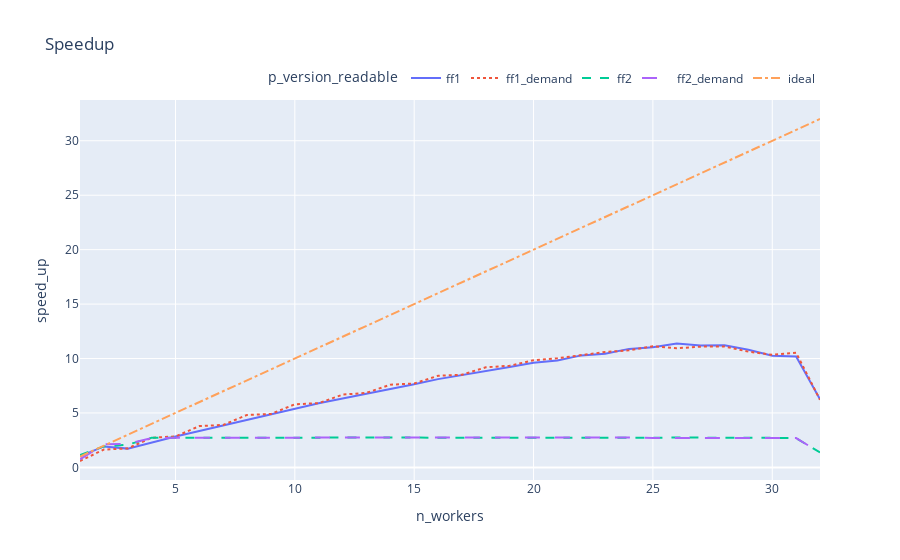

The cell this chart's notebook holds for it:
### Markdown cell above
#### Fast Flow comparison

### Code cell
fastflow_filter = (mean_time_df['p_version'] == 2) | (mean_time_df['p_version'] == 3) | (mean_time_df['p_version'] == 4)
fig = px.line(mean_time_df[fastflow_filter], x="n_workers", y="speed_up",color='p_version_readable', title="Speedup", line_dash='p_version_readable', ) 
fig.update_layout(legend=dict(
    orientation="h",
    yanchor="bottom",
    y=1.02,
    xanchor="right",
    x=1
))
fig.show()

### Figure 1 — Plotly figure (JSON) as saved in the notebook; plotly's stock layout.template omitted (floating-point values rounded to 4 significant figures)
{"data": [{"hovertemplate": "p_version_readable=ff1<br>n_workers=%{x}<br>speed_up=%{y}<extra></extra>", "legendgroup": "ff1", "line": {"color": "#636efa", "dash": "solid"}, "marker": {"symbol": "circle"}, "mode": "lines", "name": "ff1", "orientation": "v", "showlegend": true, "type": "scatter", "x": [1, 2, 3, 4, 5, 6, 7, 8, 9, 10, 11, 12, 13, 14, 15, 16, 17, 18, 19, 20, 21, 22, 23, 24, 25, 26, 27, 28, 29, 30, 31, 32], "xaxis": "x", "y": [1.013, 1.929, 1.725, 2.291, 2.83, 3.35, 3.851, 4.399, 4.874, 5.392, 5.885, 6.326, 6.745, 7.203, 7.64, 8.107, 8.459, 8.875, 9.227, 9.618, 9.817, 10.29, 10.43, 10.88, 11.04, 11.39, 11.2, 11.23, 10.81, 10.26, 10.19, 6.254], "yaxis": "y"}, {"hovertemplate": "p_version_readable=ff1_demand<br>n_workers=%{x}<br>speed_up=%{y}<extra></extra>", "legendgroup": "ff1_demand", "line": {"color": "#EF553B", "dash": "dot"}, "marker": {"symbol": "circle"}, "mode": "lines", "name": "ff1_demand", "orientation": "v", "showlegend": true, "type": "scatter", "x": [1, 2, 3, 4, 5, 6, 7, 8, 9, 10, 11, 12, 13, 14, 15, 16, 17, 18, 19, 20, 21, 22, 23, 24, 25, 26, 27, 28, 29, 30, 31, 32], "xaxis": "x", "y": [0.5873, 1.639, 1.739, 2.725, 2.839, 3.792, 3.902, 4.82, 4.912, 5.795, 5.902, 6.686, 6.846, 7.598, 7.702, 8.417, 8.511, 9.192, 9.336, 9.841, 10.02, 10.3, 10.6, 10.75, 11.13, 10.94, 11.09, 11.11, 10.63, 10.34, 10.52, 6.209], "yaxis": "y"}, {"hovertemplate": "p_version_readable=ff2<br>n_workers=%{x}<br>speed_up=%{y}<extra></extra>", "legendgroup": "ff2", "line": {"color": "#00cc96", "dash": "dash"}, "marker": {"symbol": "circle"}, "mode": "lines", "name": "ff2", "orientation": "v", "showlegend": true, "type": "scatter", "x": [1, 2, 3, 4, 5, 6, 7, 8, 9, 10, 11, 12, 13, 14, 15, 16, 17, 18, 19, 20, 21, 22, 23, 24, 25, 26, 27, 28, 29, 30, 31, 32], "xaxis": "x", "y": [1.136, 1.93, 2.083, 2.72, 2.718, 2.732, 2.721, 2.738, 2.731, 2.737, 2.734, 2.738, 2.733, 2.742, 2.736, 2.746, 2.731, 2.743, 2.731, 2.743, 2.727, 2.747, 2.732, 2.741, 2.721, 2.745, 2.718, 2.744, 2.713, 2.713, 2.679, 1.378], "yaxis": "y"}, {"hovertemplate": "p_version_readable=ff2_demand<br>n_workers=%{x}<br>speed_up=%{y}<extra></extra>", "legendgroup": "ff2_demand", "line": {"color": "#ab63fa", "dash": "longdash"}, "marker": {"symbol": "circle"}, "mode": "lines", "name": "ff2_demand", "orientation": "v", "showlegend": true, "type": "scatter", "x": [1, 2, 3, 4, 5, 6, 7, 8, 9, 10, 11, 12, 13, 14, 15, 16, 17, 18, 19, 20, 21, 22, 23, 24, 25, 26, 27, 28, 29, 30, 31, 32], "xaxis": "x", "y": [0.7438, 2.127, 2.154, 2.69, 2.718, 2.724, 2.732, 2.745, 2.734, 2.745, 2.745, 2.752, 2.741, 2.75, 2.755, 2.745, 2.747, 2.758, 2.736, 2.751, 2.742, 2.743, 2.737, 2.744, 2.709, 2.696, 2.69, 2.675, 2.707, 2.688, 2.689, 1.368], "yaxis": "y"}, {"hovertemplate": "p_version_readable=ideal<br>n_workers=%{x}<br>speed_up=%{y}<extra></extra>", "legendgroup": "ideal", "line": {"color": "#FFA15A", "dash": "dashdot"}, "marker": {"symbol": "circle"}, "mode": "lines", "name": "ideal", "orientation": "v", "showlegend": true, "type": "scatter", "x": [1, 2, 3, 4, 5, 6, 7, 8, 9, 10, 11, 12, 13, 14, 15, 16, 17, 18, 19, 20, 21, 22, 23, 24, 25, 26, 27, 28, 29, 30, 31, 32], "xaxis": "x", "y": [1, 2, 3, 4, 5, 6, 7, 8, 9, 10, 11, 12, 13, 14, 15, 16, 17, 18, 19, 20, 21, 22, 23, 24, 25, 26, 27, 28, 29, 30, 31, 32], "yaxis": "y"}], "layout": {"legend": {"orientation": "h", "title": {"text": "p_version_readable"}, "tracegroupgap": 0, "x": 1, "xanchor": "right", "y": 1.02, "yanchor": "bottom"}, "title": {"text": "Speedup"}, "xaxis": {"anchor": "y", "domain": [0, 1], "title": {"text": "n_workers"}}, "yaxis": {"anchor": "x", "domain": [0, 1], "title": {"text": "speed_up"}}}}
